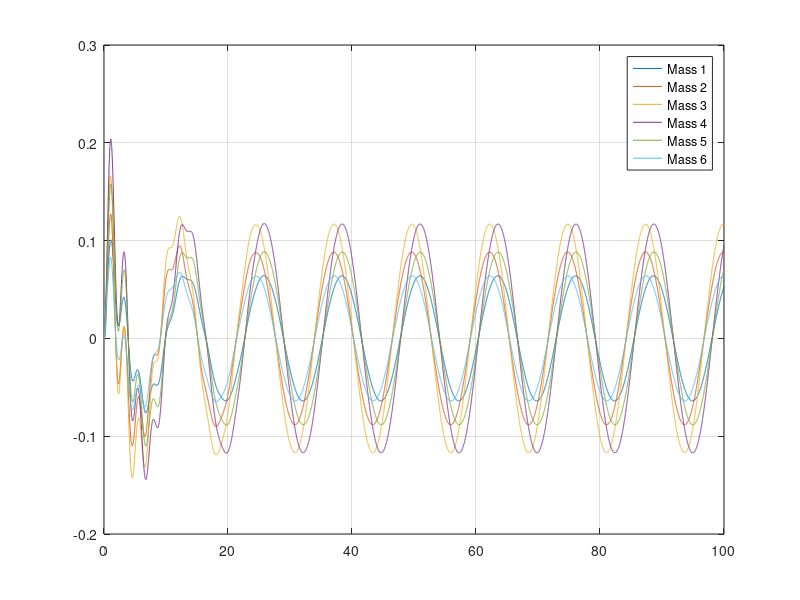

Reproduce this figure in MATLAB.
%% Initializing code
clear;clc;close all;

%% Defining System Parameters
% mass, tension, length, alpha and beta
m = 5;
T = 15;
L = 0.1;
k = 10;

% For proportional damping
alpha = 0.010;
beta = 0.050;

L1 = L;
L2 = L;
L3 = L;
L4 = L;
L5 = L;
L6 = L;
L7 = L;

m1 = m;
m2 = m;
m3 = m;
m4 = m;
m5 = m;
m6 = m;

k1 = k;
k2 = k;
k3 = k;
k4 = k;
k5 = k;
k6 = k;

%% Defining Mass, Stiffness, Damping Matrix
M = [m1, 0, 0, 0, 0, 0; 0, m2, 0, 0, 0, 0; 0, 0, m3, 0, 0, 0; 0, 0,...
   0, m4, 0, 0; 0, 0, 0, 0, m5, 0; 0, 0, 0, 0, 0, m6];

K = [k1 + T/L1 + T/L2, -(T/L2), 0, 0, 0, 0; -(T/L2),...
  k2 + T/L2 + T/L3, -(T/L3), 0, 0, 0; 0, -(T/L3),...
  k3 + T/L3 + T/L4, -(T/L4), 0, 0; 0, 0, -(T/L4),...
  k4 + T/L4 + T/L5, -(T/L5), 0; 0, 0, 0, -(T/L5),...
  k5 + T/L5 + T/L6, -(T/L6); 0, 0, 0, 0, -(T/L6), k6 + T/L6 + T/L7];

C = alpha*M + beta*K;

%% Eigen Analysis

[Evec, Eval] = eig(K,M);
%Sorting required
[~,index] = sort(diag(Eval));

%% Results of Eigen Analysis:
% lambda, U(mass normalized eigen vector)
lambda = diag(Eval(index,index));
U = Evec(:,index);

%% Mode Shapes
dof = 6;
% masscnt = linspace(1,dof,dof);
% figure('Name','Mode Shape','NumberTitle','off')
% for i=1:dof
%     subplot(dof,1,i)
%     plot(masscnt,U(:,i)','-or','MarkerFaceColor','k','MarkerEdgeColor','k','MarkerSize',5);
%     yline(0,'-.k','LineWidth',1.5);
%     yticks(-2:0.5:2)
%     xlabel('x');
%     ylabel('H');
%     grid on;
% end

%% Data required
% Natural frequencies from sqrt(lambda):
wn = sqrt(lambda);

% Zeta by considering proportional Damping:
zeta = diag(U'*C*U)./wn/2;

% Damped frequency:
wd = sqrt(1-zeta.^2).*wn;

%%
% Excitation Frequency
w = 0.5;
t = 0:0.01:100;
Q0 = [1;2;3;4;5;6];

%% From Mathematica computation 
etacos1 = (exp(-t*wn(1)*zeta(1)).*(-wd(1)*(-w^2 + wd(1)^2 + wn(1)^2*zeta(1)^2)*cos(t*wd(1)) +... 
   exp(t*wn(1)*zeta(1))*wd(1).*((-w^2 + wd(1)^2 + wn(1)^2*zeta(1)^2)*cos(t*w) +... 
      2*w*wn(1)*zeta(1)*sin(t*w)) - wn(1)*zeta(1)*(w^2 + wd(1)^2 + wn(1)^2*zeta(1)^2)*sin(t*wd(1))))/(((w - wd(1))^2 +... 
   wn(1)^2*zeta(1)^2)*((w + wd(1))^2 + wn(1)^2*zeta(1)^2));

etasin2 = (exp(-t*wn(2)*zeta(2)).*(2*w*wd(2)*wn(2)*zeta(2)*cos(t*wd(2)) +...
    exp(t*wn(2)*zeta(2))*wd(2).*(-2*w*wn(2)*zeta(2)*cos(t*w) +...
    (-w^2 + wd(2)^2 + wn(2)^2*zeta(2)^2)*sin(t*w)) + w*(w^2 - wd(2)^2 +...
    wn(2)^2*zeta(2)^2)*sin(t*wd(2))))/(((w - wd(2))^2 + wn(2)^2*zeta(2)^2)*((w + wd(2))^2 + wn(2)^2*zeta(2)^2));

etacos3 = (exp(-t*wn(3)*zeta(3)).*(-wd(3)*(-w^2 + wd(3)^2 + wn(3)^2*zeta(3)^2)*cos(t*wd(3)) +... 
   exp(t*wn(3)*zeta(3))*wd(3).*((-w^2 + wd(3)^2 + wn(3)^2*zeta(3)^2)*cos(t*w) +... 
      2*w*wn(3)*zeta(3)*sin(t*w)) - wn(3)*zeta(3)*(w^2 + wd(3)^2 + wn(3)^2*zeta(3)^2)*sin(t*wd(3))))/(((w - wd(3))^2 +... 
   wn(3)^2*zeta(3)^2)*((w + wd(3))^2 + wn(3)^2*zeta(3)^2));

etasin4 = (exp(-t*wn(4)*zeta(4)).*(2*w*wd(4)*wn(4)*zeta(4)*cos(t*wd(4)) +...
    exp(t*wn(4)*zeta(4))*wd(4).*(-2*w*wn(4)*zeta(4)*cos(t*w) +...
    (-w^2 + wd(4)^2 + wn(4)^2*zeta(4)^2)*sin(t*w)) + w*(w^2 - wd(4)^2 +...
    wn(4)^2*zeta(4)^2)*sin(t*wd(4))))/(((w - wd(4))^2 + wn(4)^2*zeta(4)^2)*((w + wd(4))^2 + wn(4)^2*zeta(4)^2));

etacos5 = (exp(-t*wn(5)*zeta(5)).*(-wd(5)*(-w^2 + wd(5)^2 + wn(5)^2*zeta(5)^2)*cos(t*wd(5)) +... 
   exp(t*wn(5)*zeta(5))*wd(5).*((-w^2 + wd(5)^2 + wn(5)^2*zeta(5)^2)*cos(t*w) +... 
      2*w*wn(5)*zeta(5)*sin(t*w)) - wn(5)*zeta(5)*(w^2 + wd(5)^2 + wn(5)^2*zeta(5)^2)*sin(t*wd(5))))/(((w - wd(5))^2 +... 
   wn(5)^2*zeta(5)^2)*((w + wd(5))^2 + wn(5)^2*zeta(5)^2));

etasin6 = (exp(-t*wn(6)*zeta(6)).*(2*w*wd(6)*wn(6)*zeta(6)*cos(t*wd(6)) +...
    exp(t*wn(6)*zeta(6))*wd(6).*(-2*w*wn(6)*zeta(6)*cos(t*w) +...
    (-w^2 + wd(6)^2 + wn(6)^2*zeta(6)^2)*sin(t*w)) + w*(w^2 - wd(6)^2 +...
    wn(6)^2*zeta(6)^2)*sin(t*wd(6))))/(((w - wd(6))^2 + wn(6)^2*zeta(6)^2)*((w + wd(6))^2 + wn(6)^2*zeta(6)^2));


eta1 = ((U(:,1)'*Q0)/wd(1))*etacos1;
eta2 = ((U(:,2)'*Q0)/wd(2))*etasin2;
eta3 = ((U(:,3)'*Q0)/wd(3))*etacos3;
eta4 = ((U(:,1)'*Q0)/wd(1))*etasin4;
eta5 = ((U(:,2)'*Q0)/wd(2))*etacos5;
eta6 = ((U(:,3)'*Q0)/wd(3))*etasin6;
q = eta1.*U(:,1)+eta2.*U(:,2)+eta3.*U(:,3)+eta4.*U(:,4)+eta5.*U(:,5)+eta6.*U(:,6);

figure(2)
plot(t,q)
legend('Mass 1','Mass 2','Mass 3','Mass 4','Mass 5','Mass 6')
grid on;